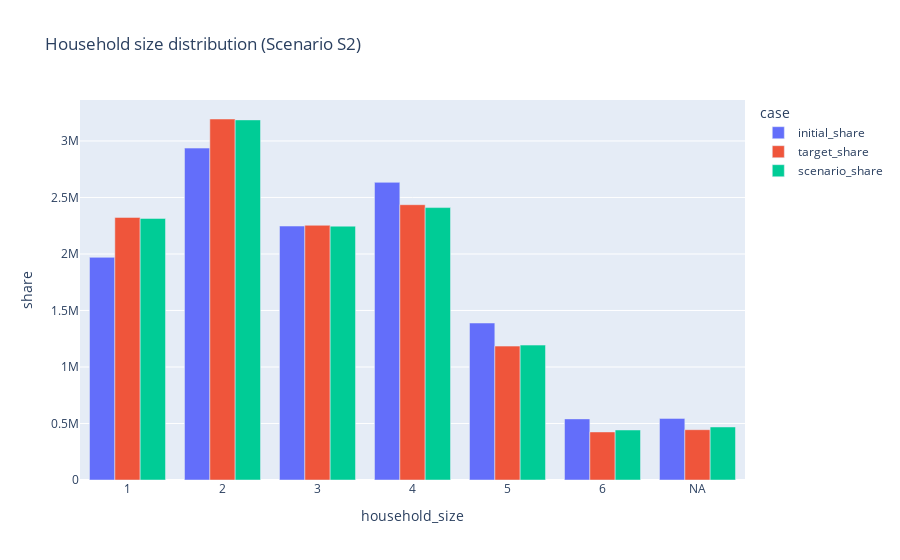
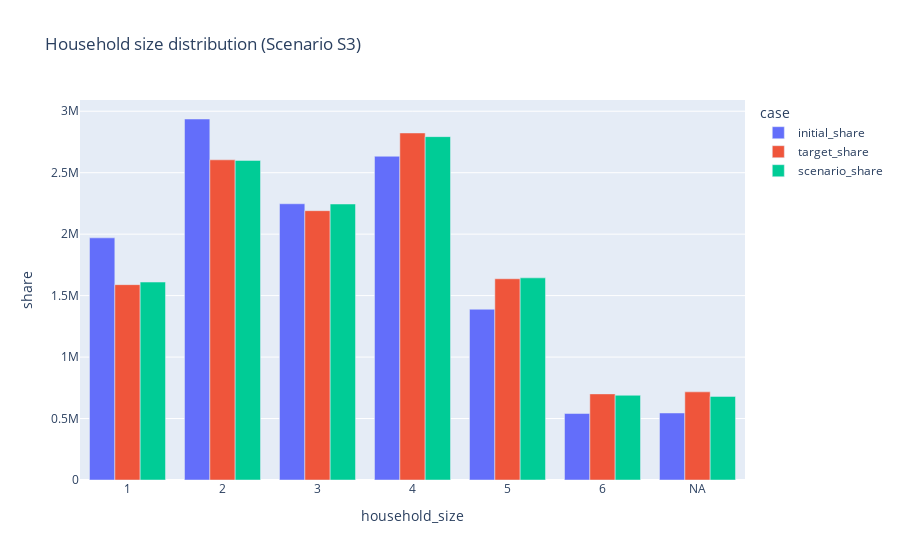
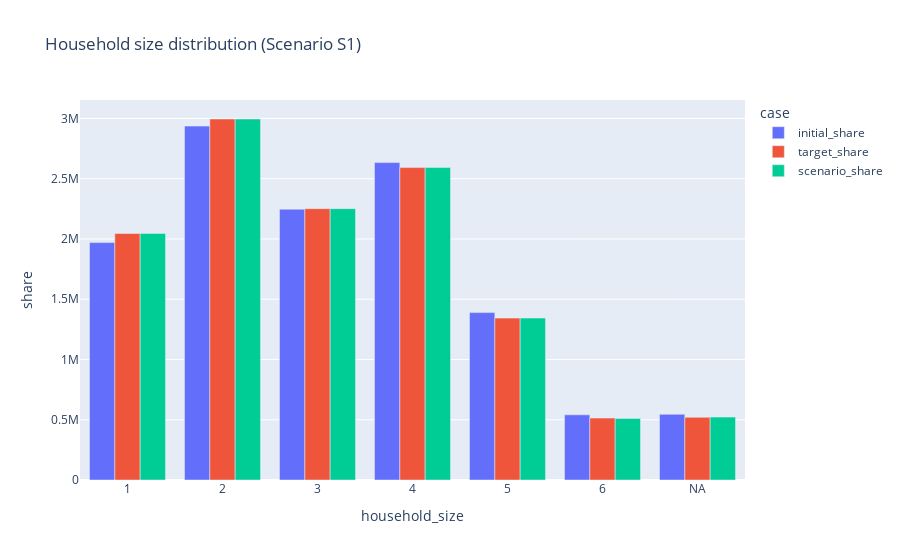
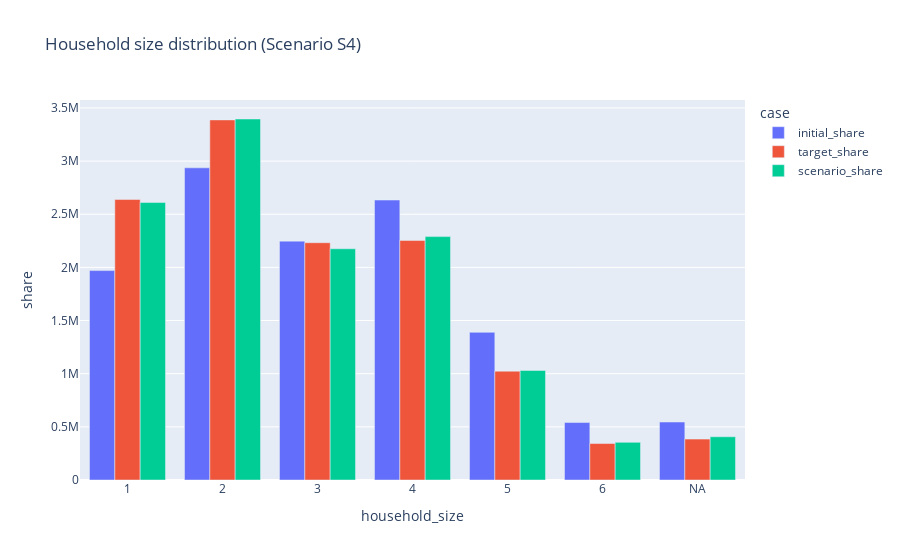

The cell these charts' notebook holds for them, in order:
### Code cell
# Compare household size distribution
for instance in instances:
    df_comparison = pd.DataFrame({
        "household_size": household_size_values,
        "initial_share": np.sum(household_size_counts, axis = 0),
        "target_share": instance["household_size_targets"],
        "scenario_share": np.sum(household_size_counts * instance["factors"].reshape((-1, 1)), axis = 0),
    })

    df_plot = df_comparison.melt("household_size", ["initial_share", "target_share", "scenario_share"], value_name = "share")
    df_plot["case"] = df_plot["variable"].replace("_share", "")
    df_plot["household_size"] = df_plot["household_size"].astype(str).replace({ str(NA): "NA" })
    
    figure = px.bar(df_plot, x = "household_size", y = "share", color = "case", barmode = "group",
        title = "Household size distribution (Scenario {})".format(instance["scenario"]))
    
    figure.show()

### Figure 1 — Plotly figure (JSON) as saved in the notebook; plotly's stock layout.template omitted (floating-point values rounded to 4 significant figures)
{"data": [{"alignmentgroup": "True", "hovertemplate": "case=initial_share<br>household_size=%{x}<br>share=%{y}<extra></extra>", "legendgroup": "initial_share", "marker": {"color": "#636efa", "pattern": {"shape": ""}}, "name": "initial_share", "offsetgroup": "initial_share", "orientation": "v", "showlegend": true, "textposition": "auto", "type": "bar", "x": ["1", "2", "3", "4", "5", "6", "NA"], "xaxis": "x", "y": [1970000.0, 2937000.0, 2247000.0, 2634000.0, 1389000.0, 540700.0, 545100.0], "yaxis": "y"}, {"alignmentgroup": "True", "hovertemplate": "case=target_share<br>household_size=%{x}<br>share=%{y}<extra></extra>", "legendgroup": "target_share", "marker": {"color": "#EF553B", "pattern": {"shape": ""}}, "name": "target_share", "offsetgroup": "target_share", "orientation": "v", "showlegend": true, "textposition": "auto", "type": "bar", "x": ["1", "2", "3", "4", "5", "6", "NA"], "xaxis": "x", "y": [2324000.0, 3194000.0, 2254000.0, 2436000.0, 1185000.0, 425300.0, 445100.0], "yaxis": "y"}, {"alignmentgroup": "True", "hovertemplate": "case=scenario_share<br>household_size=%{x}<br>share=%{y}<extra></extra>", "legendgroup": "scenario_share", "marker": {"color": "#00cc96", "pattern": {"shape": ""}}, "name": "scenario_share", "offsetgroup": "scenario_share", "orientation": "v", "showlegend": true, "textposition": "auto", "type": "bar", "x": ["1", "2", "3", "4", "5", "6", "NA"], "xaxis": "x", "y": [2314000.0, 3186000.0, 2246000.0, 2410000.0, 1194000.0, 442500.0, 469100.0], "yaxis": "y"}], "layout": {"barmode": "group", "legend": {"title": {"text": "case"}, "tracegroupgap": 0}, "title": {"text": "Household size distribution (Scenario S2)"}, "xaxis": {"anchor": "y", "domain": [0, 1], "title": {"text": "household_size"}}, "yaxis": {"anchor": "x", "domain": [0, 1], "title": {"text": "share"}}}}

### Figure 2 — Plotly figure (JSON) as saved in the notebook; plotly's stock layout.template omitted (floating-point values rounded to 4 significant figures)
{"data": [{"alignmentgroup": "True", "hovertemplate": "case=initial_share<br>household_size=%{x}<br>share=%{y}<extra></extra>", "legendgroup": "initial_share", "marker": {"color": "#636efa", "pattern": {"shape": ""}}, "name": "initial_share", "offsetgroup": "initial_share", "orientation": "v", "showlegend": true, "textposition": "auto", "type": "bar", "x": ["1", "2", "3", "4", "5", "6", "NA"], "xaxis": "x", "y": [1970000.0, 2937000.0, 2247000.0, 2634000.0, 1389000.0, 540700.0, 545100.0], "yaxis": "y"}, {"alignmentgroup": "True", "hovertemplate": "case=target_share<br>household_size=%{x}<br>share=%{y}<extra></extra>", "legendgroup": "target_share", "marker": {"color": "#EF553B", "pattern": {"shape": ""}}, "name": "target_share", "offsetgroup": "target_share", "orientation": "v", "showlegend": true, "textposition": "auto", "type": "bar", "x": ["1", "2", "3", "4", "5", "6", "NA"], "xaxis": "x", "y": [1589000.0, 2605000.0, 2191000.0, 2823000.0, 1637000.0, 700600.0, 717000.0], "yaxis": "y"}, {"alignmentgroup": "True", "hovertemplate": "case=scenario_share<br>household_size=%{x}<br>share=%{y}<extra></extra>", "legendgroup": "scenario_share", "marker": {"color": "#00cc96", "pattern": {"shape": ""}}, "name": "scenario_share", "offsetgroup": "scenario_share", "orientation": "v", "showlegend": true, "textposition": "auto", "type": "bar", "x": ["1", "2", "3", "4", "5", "6", "NA"], "xaxis": "x", "y": [1610000.0, 2600000.0, 2245000.0, 2793000.0, 1644000.0, 689200.0, 680100.0], "yaxis": "y"}], "layout": {"barmode": "group", "legend": {"title": {"text": "case"}, "tracegroupgap": 0}, "title": {"text": "Household size distribution (Scenario S3)"}, "xaxis": {"anchor": "y", "domain": [0, 1], "title": {"text": "household_size"}}, "yaxis": {"anchor": "x", "domain": [0, 1], "title": {"text": "share"}}}}

### Figure 3 — Plotly figure (JSON) as saved in the notebook; plotly's stock layout.template omitted (floating-point values rounded to 4 significant figures)
{"data": [{"alignmentgroup": "True", "hovertemplate": "case=initial_share<br>household_size=%{x}<br>share=%{y}<extra></extra>", "legendgroup": "initial_share", "marker": {"color": "#636efa", "pattern": {"shape": ""}}, "name": "initial_share", "offsetgroup": "initial_share", "orientation": "v", "showlegend": true, "textposition": "auto", "type": "bar", "x": ["1", "2", "3", "4", "5", "6", "NA"], "xaxis": "x", "y": [1970000.0, 2937000.0, 2247000.0, 2634000.0, 1389000.0, 540700.0, 545100.0], "yaxis": "y"}, {"alignmentgroup": "True", "hovertemplate": "case=target_share<br>household_size=%{x}<br>share=%{y}<extra></extra>", "legendgroup": "target_share", "marker": {"color": "#EF553B", "pattern": {"shape": ""}}, "name": "target_share", "offsetgroup": "target_share", "orientation": "v", "showlegend": true, "textposition": "auto", "type": "bar", "x": ["1", "2", "3", "4", "5", "6", "NA"], "xaxis": "x", "y": [2045000.0, 2996000.0, 2252000.0, 2593000.0, 1343000.0, 513700.0, 520000.0], "yaxis": "y"}, {"alignmentgroup": "True", "hovertemplate": "case=scenario_share<br>household_size=%{x}<br>share=%{y}<extra></extra>", "legendgroup": "scenario_share", "marker": {"color": "#00cc96", "pattern": {"shape": ""}}, "name": "scenario_share", "offsetgroup": "scenario_share", "orientation": "v", "showlegend": true, "textposition": "auto", "type": "bar", "x": ["1", "2", "3", "4", "5", "6", "NA"], "xaxis": "x", "y": [2045000.0, 2996000.0, 2252000.0, 2593000.0, 1344000.0, 511100.0, 521800.0], "yaxis": "y"}], "layout": {"barmode": "group", "legend": {"title": {"text": "case"}, "tracegroupgap": 0}, "title": {"text": "Household size distribution (Scenario S1)"}, "xaxis": {"anchor": "y", "domain": [0, 1], "title": {"text": "household_size"}}, "yaxis": {"anchor": "x", "domain": [0, 1], "title": {"text": "share"}}}}

### Figure 4 — Plotly figure (JSON) as saved in the notebook; plotly's stock layout.template omitted (floating-point values rounded to 4 significant figures)
{"data": [{"alignmentgroup": "True", "hovertemplate": "case=initial_share<br>household_size=%{x}<br>share=%{y}<extra></extra>", "legendgroup": "initial_share", "marker": {"color": "#636efa", "pattern": {"shape": ""}}, "name": "initial_share", "offsetgroup": "initial_share", "orientation": "v", "showlegend": true, "textposition": "auto", "type": "bar", "x": ["1", "2", "3", "4", "5", "6", "NA"], "xaxis": "x", "y": [1970000.0, 2937000.0, 2247000.0, 2634000.0, 1389000.0, 540700.0, 545100.0], "yaxis": "y"}, {"alignmentgroup": "True", "hovertemplate": "case=target_share<br>household_size=%{x}<br>share=%{y}<extra></extra>", "legendgroup": "target_share", "marker": {"color": "#EF553B", "pattern": {"shape": ""}}, "name": "target_share", "offsetgroup": "target_share", "orientation": "v", "showlegend": true, "textposition": "auto", "type": "bar", "x": ["1", "2", "3", "4", "5", "6", "NA"], "xaxis": "x", "y": [2638000.0, 3387000.0, 2232000.0, 2253000.0, 1023000.0, 343100.0, 384500.0], "yaxis": "y"}, {"alignmentgroup": "True", "hovertemplate": "case=scenario_share<br>household_size=%{x}<br>share=%{y}<extra></extra>", "legendgroup": "scenario_share", "marker": {"color": "#00cc96", "pattern": {"shape": ""}}, "name": "scenario_share", "offsetgroup": "scenario_share", "orientation": "v", "showlegend": true, "textposition": "auto", "type": "bar", "x": ["1", "2", "3", "4", "5", "6", "NA"], "xaxis": "x", "y": [2610000.0, 3396000.0, 2175000.0, 2290000.0, 1031000.0, 354200.0, 406600.0], "yaxis": "y"}], "layout": {"barmode": "group", "legend": {"title": {"text": "case"}, "tracegroupgap": 0}, "title": {"text": "Household size distribution (Scenario S4)"}, "xaxis": {"anchor": "y", "domain": [0, 1], "title": {"text": "household_size"}}, "yaxis": {"anchor": "x", "domain": [0, 1], "title": {"text": "share"}}}}
